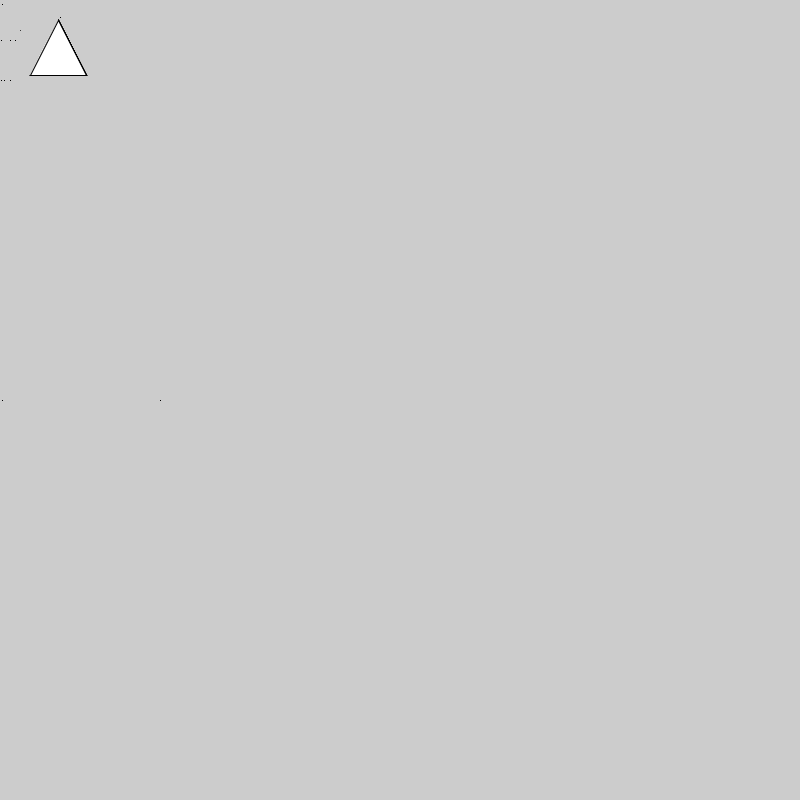
Frame 1 (no input)
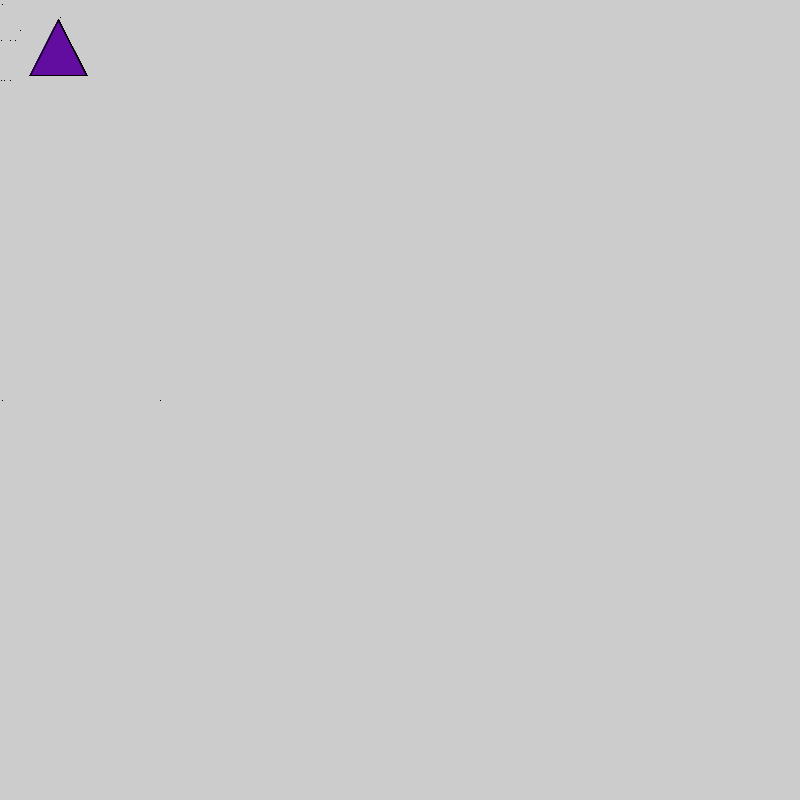
Frame 60 (the mouse pressed at the canvas centre just before this capture)
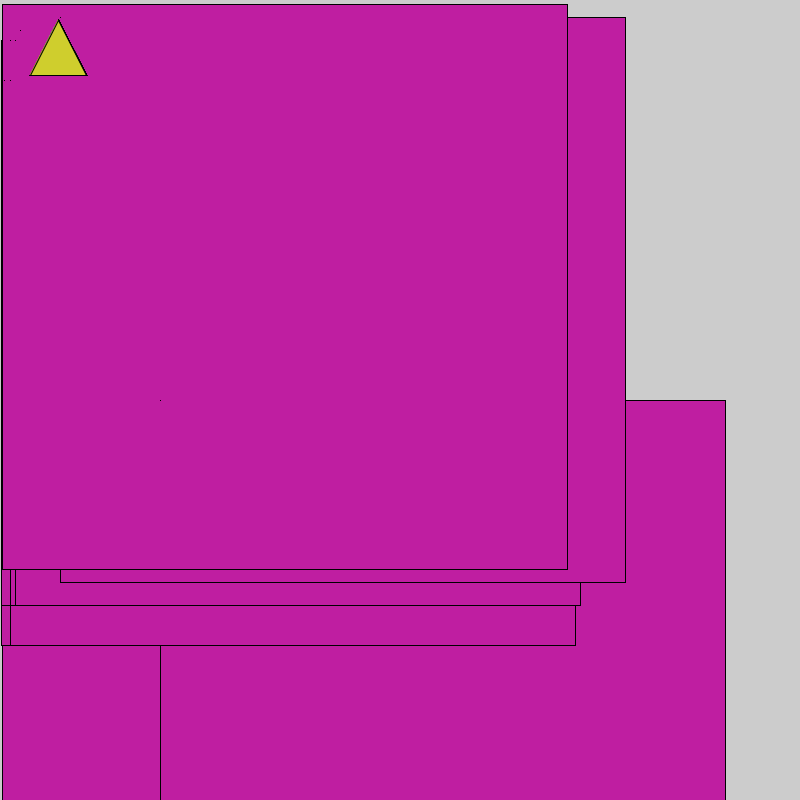
Frame 120 (the mouse held since frame 60 and released just before this capture)

The Processing sketch that drew these frames (run headless with seeded random() and noise(); from frame 60 on, the mouse is pressed at the canvas centre):

// Processing sketch: processing_135140
// ── processing_135140.pde

float vel=0;
void setup () {
  size(800, 800);
}
void draw () {
  //background(0, 163, 159);
  vel=dist(mouseX, mouseY, pmouseX, pmouseY);
  //println(vel);
 
  rect(2, height/2, vel, vel);
  triangle(30, 75, 58, 20, 86, 75);
  rect(width/5, height/2, vel, vel); 
  triangle(30, 75, 58, 20, 86, 75);
  rect(4, height/10, vel, vel);
  triangle(30, 75, 58, 20, 86, 75);
  rect(1, height/10, vel, vel);
  triangle(30, 75, 58, 20, 86, 75);
  rect(10, height/10, vel, vel);
  triangle(30, 75, 58, 20, 86, 75);
  rect(1, height/20, vel, vel);
  triangle(30, 75, 58, 20, 86, 75);
  rect(10, height/20, vel, vel);
  triangle(30, 75, 58, 20, 86, 75);
  rect(15, height/20, vel, vel);
  triangle(30, 75, 58, 20, 86, 75);
  rect(60, height/45, vel, vel);
  triangle(30, 75, 58, 20, 86, 75);
  rect(2, height/200, vel, vel);
  triangle(30, 75, 58, 20, 86, 75);
  vel=dist(mouseX, mouseY, pmouseX, pmouseY);
  println(vel);
  line(20, 30, 20, 30);
 
  if (mousePressed||mouseY< 200) {
    fill(random(255),random (255), random (255));
    //fill(142, 22, 115);
  }
  else {
    rect(width/1, height/21, vel, vel);
    triangle(30, 75, 58, 20, 86, 75);
    rect(width/258, height/100, vel, vel);
    triangle(30, 75, 58, 20, 86, 75);
    rect(width/20, height/20, vel, vel);
    triangle(30, 75, 58, 20, 86, 75);
    rect(width/2, height/45, vel, vel);
    fill(235, 226, 44,20);
     
     
  }
}
